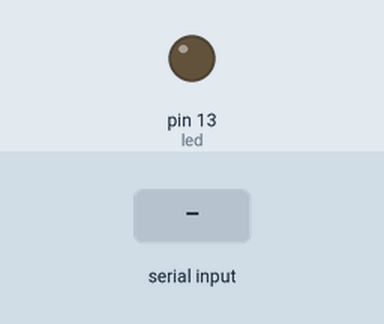
Simulated run of this sketch. Board: Arduino Uno, built with avr-gcc and run on an emulated ATmega328P. Parts: output pins drawn as LEDs (lit = HIGH). Dashed ring = blinking. The test bench sets the inputs (shaded band). What the sketch prints to the serial monitor is not drawn.

Above: at 0.8 s.
0.9 s: "90,45\n" received over Serial
At 1.8 s:
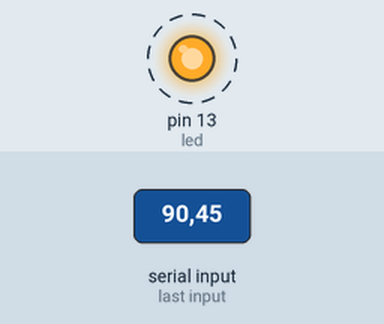
Timing chart, 0 to 9.9 s (numbered marks = the images above; inputs shaded):
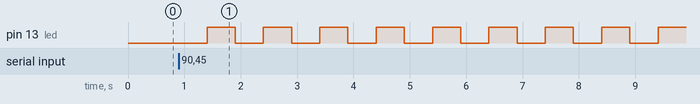

Measured:
- after the input at 0.9 s, pin 13 (led): alternates HIGH for 0.50 s and LOW for 0.50 s, starting after 0.50 s

The sketch:

serial_monitor.ino
```cpp
// NOTE: connections are same as single_led
int baudrate = 9600;
String msg = "this is a sample message";
int led = 13;
int delayTime = 500;
int breakTime = 3000;
int n;

void setup() {
    Serial.begin(baudrate);
    Serial.println("Serial started!!");

    Serial.println("> " + msg); // we can concatinate strings using '+'
    pinMode(led, OUTPUT);

    Serial.print("Enter number of times to blink led: ");
    while (Serial.available() == 0) {
        // nothing is input so do nothing
    }
    n = Serial.parseInt();
}

void loop() {
    for (int i=0; i<n; i++) {
        delay(delayTime);
        digitalWrite(led, HIGH);
        delay(delayTime);
        digitalWrite(led, LOW);
    }
    delay(breakTime);
}
```
